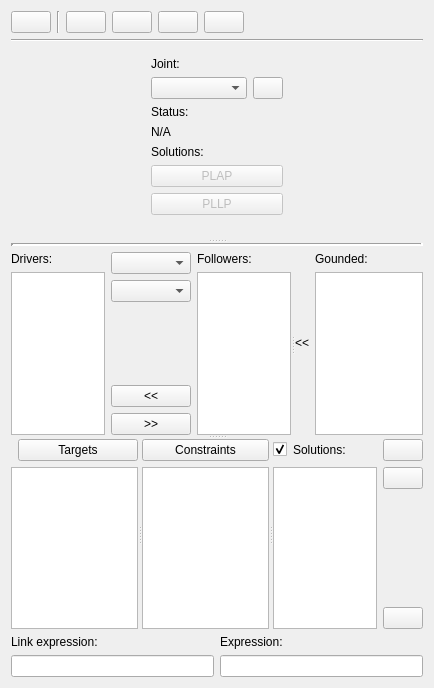
<?xml version="1.0" encoding="UTF-8"?>
<ui version="4.0">
 <class>Form</class>
 <widget class="QWidget" name="Form">
  <property name="geometry">
   <rect>
    <x>0</x>
    <y>0</y>
    <width>434</width>
    <height>688</height>
   </rect>
  </property>
  <property name="windowTitle">
   <string>Form</string>
  </property>
  <property name="windowIcon">
   <iconset resource="../../../icons.qrc">
    <normaloff>:/icons/triangular-iteration.png</normaloff>:/icons/triangular-iteration.png</iconset>
  </property>
  <layout class="QVBoxLayout" name="verticalLayout_12">
   <item>
    <layout class="QHBoxLayout" name="horizontalLayout_4">
     <item>
      <widget class="QPushButton" name="add_collection_button">
       <property name="statusTip">
        <string>Turn this structure diagram back to structure collections.</string>
       </property>
       <property name="icon">
        <iconset resource="../../../icons.qrc">
         <normaloff>:/icons/structure.png</normaloff>:/icons/structure.png</iconset>
       </property>
      </widget>
     </item>
     <item>
      <widget class="Line" name="line_5">
       <property name="orientation">
        <enum>Qt::Vertical</enum>
       </property>
      </widget>
     </item>
     <item>
      <widget class="QPushButton" name="load_button">
       <property name="statusTip">
        <string>Triangular iteration data and common structure data collections.</string>
       </property>
       <property name="icon">
        <iconset resource="../../../icons.qrc">
         <normaloff>:/icons/collections.png</normaloff>:/icons/collections.png</iconset>
       </property>
      </widget>
     </item>
     <item>
      <widget class="QPushButton" name="clear_button">
       <property name="statusTip">
        <string>Create a new iteration profile.</string>
       </property>
       <property name="icon">
        <iconset resource="../../../icons.qrc">
         <normaloff>:/icons/clean.png</normaloff>:/icons/clean.png</iconset>
       </property>
      </widget>
     </item>
     <item>
      <widget class="QPushButton" name="save_button">
       <property name="statusTip">
        <string>Save this iteration profile to data collections.</string>
       </property>
       <property name="icon">
        <iconset resource="../../../icons.qrc">
         <normaloff>:/icons/savefile.png</normaloff>:/icons/savefile.png</iconset>
       </property>
      </widget>
     </item>
     <item>
      <widget class="QPushButton" name="clipboard_button">
       <property name="statusTip">
        <string>Save this iteration profile to clipboard as a string.</string>
       </property>
       <property name="icon">
        <iconset resource="../../../icons.qrc">
         <normaloff>:/icons/copy.png</normaloff>:/icons/copy.png</iconset>
       </property>
      </widget>
     </item>
     <item>
      <spacer name="horizontalSpacer">
       <property name="orientation">
        <enum>Qt::Horizontal</enum>
       </property>
       <property name="sizeHint" stdset="0">
        <size>
         <width>40</width>
         <height>20</height>
        </size>
       </property>
      </spacer>
     </item>
    </layout>
   </item>
   <item>
    <widget class="Line" name="line">
     <property name="orientation">
      <enum>Qt::Horizontal</enum>
     </property>
    </widget>
   </item>
   <item>
    <widget class="QSplitter" name="splitter">
     <property name="orientation">
      <enum>Qt::Vertical</enum>
     </property>
     <widget class="QWidget" name="horizontalLayoutWidget">
      <layout class="QHBoxLayout" name="main_layout">
       <property name="spacing">
        <number>0</number>
       </property>
       <item>
        <widget class="QWidget" name="joint_panel" native="true">
         <property name="maximumSize">
          <size>
           <width>150</width>
           <height>16777215</height>
          </size>
         </property>
         <layout class="QVBoxLayout" name="verticalLayout_6">
          <item>
           <widget class="QLabel" name="joint_name_label">
            <property name="text">
             <string>Joint:</string>
            </property>
           </widget>
          </item>
          <item>
           <layout class="QHBoxLayout" name="horizontalLayout_5">
            <item>
             <widget class="QComboBox" name="joint_name">
              <property name="statusTip">
               <string>Choose a joint tag to see it's status.</string>
              </property>
             </widget>
            </item>
            <item>
             <widget class="QPushButton" name="add_customization">
              <property name="maximumSize">
               <size>
                <width>30</width>
                <height>16777215</height>
               </size>
              </property>
              <property name="statusTip">
               <string>Customize joints and multiple joints option interface.</string>
              </property>
              <property name="icon">
               <iconset resource="../../../icons.qrc">
                <normaloff>:/icons/properties.png</normaloff>:/icons/properties.png</iconset>
              </property>
             </widget>
            </item>
           </layout>
          </item>
          <item>
           <widget class="QLabel" name="status_show_label">
            <property name="text">
             <string>Status:</string>
            </property>
           </widget>
          </item>
          <item>
           <widget class="QLabel" name="status_show">
            <property name="statusTip">
             <string>Each joint should have a solution to find out it's position.</string>
            </property>
            <property name="text">
             <string>N/A</string>
            </property>
           </widget>
          </item>
          <item>
           <widget class="QLabel" name="solution_label">
            <property name="text">
             <string>Solutions:</string>
            </property>
           </widget>
          </item>
          <item>
           <widget class="QPushButton" name="PLAP_solution">
            <property name="enabled">
             <bool>false</bool>
            </property>
            <property name="text">
             <string>PLAP</string>
            </property>
           </widget>
          </item>
          <item>
           <widget class="QPushButton" name="PLLP_solution">
            <property name="enabled">
             <bool>false</bool>
            </property>
            <property name="text">
             <string>PLLP</string>
            </property>
           </widget>
          </item>
          <item>
           <spacer name="verticalSpacer">
            <property name="orientation">
             <enum>Qt::Vertical</enum>
            </property>
            <property name="sizeHint" stdset="0">
             <size>
              <width>20</width>
              <height>40</height>
             </size>
            </property>
           </spacer>
          </item>
         </layout>
        </widget>
       </item>
      </layout>
     </widget>
     <widget class="QWidget" name="verticalLayoutWidget_2">
      <layout class="QVBoxLayout" name="verticalLayout_7">
       <item>
        <widget class="Line" name="line_3">
         <property name="lineWidth">
          <number>3</number>
         </property>
         <property name="orientation">
          <enum>Qt::Horizontal</enum>
         </property>
        </widget>
       </item>
       <item>
        <widget class="QSplitter" name="splitter_4">
         <property name="orientation">
          <enum>Qt::Vertical</enum>
         </property>
         <widget class="QSplitter" name="splitter_3">
          <property name="orientation">
           <enum>Qt::Horizontal</enum>
          </property>
          <widget class="QWidget" name="layoutWidget">
           <layout class="QHBoxLayout" name="horizontalLayout">
            <item>
             <layout class="QVBoxLayout" name="verticalLayout_2">
              <item>
               <widget class="QLabel" name="driver_label">
                <property name="text">
                 <string>Drivers:</string>
                </property>
               </widget>
              </item>
              <item>
               <widget class="QListWidget" name="driver_list">
                <property name="statusTip">
                 <string>These joints will setup an revolute input. The number of them as same as DOF.</string>
                </property>
               </widget>
              </item>
             </layout>
            </item>
            <item>
             <layout class="QVBoxLayout" name="verticalLayout_11">
              <item>
               <widget class="QComboBox" name="driver_base"/>
              </item>
              <item>
               <widget class="QComboBox" name="driver_rotator"/>
              </item>
              <item>
               <spacer name="verticalSpacer_3">
                <property name="orientation">
                 <enum>Qt::Vertical</enum>
                </property>
                <property name="sizeHint" stdset="0">
                 <size>
                  <width>20</width>
                  <height>40</height>
                 </size>
                </property>
               </spacer>
              </item>
              <item>
               <widget class="QPushButton" name="driver_add">
                <property name="text">
                 <string>&lt;&lt;</string>
                </property>
               </widget>
              </item>
              <item>
               <widget class="QPushButton" name="follower_add">
                <property name="text">
                 <string>&gt;&gt;</string>
                </property>
               </widget>
              </item>
             </layout>
            </item>
            <item>
             <layout class="QVBoxLayout" name="verticalLayout_4">
              <item>
               <widget class="QLabel" name="follower_label">
                <property name="text">
                 <string>Followers:</string>
                </property>
               </widget>
              </item>
              <item>
               <widget class="QListWidget" name="follower_list">
                <property name="statusTip">
                 <string>These joints are on the grounded link, the position of them will generate. So they are don't need to have a solution.</string>
                </property>
               </widget>
              </item>
             </layout>
            </item>
           </layout>
          </widget>
          <widget class="QWidget" name="layoutWidget">
           <layout class="QHBoxLayout" name="horizontalLayout_2">
            <item>
             <widget class="QLabel" name="label">
              <property name="text">
               <string>&lt;&lt;</string>
              </property>
             </widget>
            </item>
            <item>
             <layout class="QVBoxLayout" name="verticalLayout_15">
              <item>
               <widget class="QLabel" name="grounded_label">
                <property name="text">
                 <string>Gounded:</string>
                </property>
               </widget>
              </item>
              <item>
               <widget class="QListWidget" name="grounded_list">
                <property name="statusTip">
                 <string>Set a link as the ground. Existing solutions will be reset.</string>
                </property>
               </widget>
              </item>
             </layout>
            </item>
           </layout>
          </widget>
         </widget>
         <widget class="QSplitter" name="splitter_2">
          <property name="orientation">
           <enum>Qt::Horizontal</enum>
          </property>
          <widget class="QWidget" name="layoutWidget">
           <layout class="QVBoxLayout" name="verticalLayout_3">
            <item>
             <layout class="QHBoxLayout" name="horizontalLayout_7">
              <property name="spacing">
               <number>0</number>
              </property>
              <item>
               <widget class="QLabel" name="target_label">
                <property name="sizePolicy">
                 <sizepolicy hsizetype="Fixed" vsizetype="Preferred">
                  <horstretch>0</horstretch>
                  <verstretch>0</verstretch>
                 </sizepolicy>
                </property>
               </widget>
              </item>
              <item>
               <widget class="QPushButton" name="target_button">
                <property name="text">
                 <string>Targets</string>
                </property>
               </widget>
              </item>
             </layout>
            </item>
            <item>
             <widget class="QListWidget" name="target_list">
              <property name="statusTip">
               <string>Target points will match as the target path of dimensional synthesis.</string>
              </property>
             </widget>
            </item>
           </layout>
          </widget>
          <widget class="QWidget" name="layoutWidget">
           <layout class="QVBoxLayout" name="verticalLayout_5">
            <item>
             <widget class="QPushButton" name="constraints_button">
              <property name="text">
               <string>Constraints</string>
              </property>
             </widget>
            </item>
            <item>
             <widget class="QListWidget" name="constraint_list">
              <property name="statusTip">
               <string>Four bar loop to apply Gruebler's Equation.</string>
              </property>
             </widget>
            </item>
           </layout>
          </widget>
          <widget class="QWidget" name="layoutWidget">
           <layout class="QVBoxLayout" name="verticalLayout_10">
            <item>
             <layout class="QHBoxLayout" name="horizontalLayout_6">
              <item>
               <widget class="QCheckBox" name="show_solutions">
                <property name="sizePolicy">
                 <sizepolicy hsizetype="Fixed" vsizetype="Fixed">
                  <horstretch>0</horstretch>
                  <verstretch>0</verstretch>
                 </sizepolicy>
                </property>
                <property name="statusTip">
                 <string>Show triangle sketch on preview window.</string>
                </property>
                <property name="checked">
                 <bool>true</bool>
                </property>
               </widget>
              </item>
              <item>
               <widget class="QLabel" name="expression_list_label">
                <property name="text">
                 <string>Solutions:</string>
                </property>
               </widget>
              </item>
              <item>
               <spacer name="horizontalSpacer_2">
                <property name="orientation">
                 <enum>Qt::Horizontal</enum>
                </property>
                <property name="sizeHint" stdset="0">
                 <size>
                  <width>40</width>
                  <height>20</height>
                 </size>
                </property>
               </spacer>
              </item>
              <item>
               <widget class="QPushButton" name="expression_auto">
                <property name="statusTip">
                 <string>Auto configure solutions.</string>
                </property>
                <property name="icon">
                 <iconset resource="../../../icons.qrc">
                  <normaloff>:/icons/guide.png</normaloff>:/icons/guide.png</iconset>
                </property>
               </widget>
              </item>
             </layout>
            </item>
            <item>
             <layout class="QHBoxLayout" name="horizontalLayout_8">
              <item>
               <widget class="QListWidget" name="expression_list">
                <property name="statusTip">
                 <string>Solutions to find all the positions of joints.</string>
                </property>
               </widget>
              </item>
              <item>
               <layout class="QVBoxLayout" name="verticalLayout_9">
                <item>
                 <widget class="QPushButton" name="expression_clear">
                  <property name="statusTip">
                   <string>Clear all the solutions.</string>
                  </property>
                  <property name="icon">
                   <iconset resource="../../../icons.qrc">
                    <normaloff>:/icons/clean.png</normaloff>:/icons/clean.png</iconset>
                  </property>
                 </widget>
                </item>
                <item>
                 <spacer name="verticalSpacer_2">
                  <property name="orientation">
                   <enum>Qt::Vertical</enum>
                  </property>
                  <property name="sizeHint" stdset="0">
                   <size>
                    <width>20</width>
                    <height>40</height>
                   </size>
                  </property>
                 </spacer>
                </item>
                <item>
                 <widget class="QPushButton" name="expression_pop">
                  <property name="statusTip">
                   <string>Remove the last solution.</string>
                  </property>
                  <property name="icon">
                   <iconset resource="../../../icons.qrc">
                    <normaloff>:/icons/arrow_up.png</normaloff>:/icons/arrow_up.png</iconset>
                  </property>
                 </widget>
                </item>
               </layout>
              </item>
             </layout>
            </item>
           </layout>
          </widget>
         </widget>
        </widget>
       </item>
       <item>
        <layout class="QHBoxLayout" name="horizontalLayout_3">
         <item>
          <layout class="QVBoxLayout" name="verticalLayout">
           <item>
            <widget class="QLabel" name="link_expression_label">
             <property name="text">
              <string>Link expression:</string>
             </property>
            </widget>
           </item>
           <item>
            <widget class="QLineEdit" name="link_expr_show">
             <property name="statusTip">
              <string>Link relative expression.</string>
             </property>
             <property name="readOnly">
              <bool>true</bool>
             </property>
            </widget>
           </item>
          </layout>
         </item>
         <item>
          <layout class="QVBoxLayout" name="verticalLayout_8">
           <item>
            <widget class="QLabel" name="expression_label">
             <property name="text">
              <string>Expression:</string>
             </property>
            </widget>
           </item>
           <item>
            <widget class="QLineEdit" name="expr_show">
             <property name="statusTip">
              <string>Triangular iteration expression.</string>
             </property>
             <property name="readOnly">
              <bool>true</bool>
             </property>
            </widget>
           </item>
          </layout>
         </item>
        </layout>
       </item>
      </layout>
     </widget>
    </widget>
   </item>
  </layout>
  <zorder>splitter</zorder>
  <zorder></zorder>
  <zorder>line</zorder>
 </widget>
 <resources>
  <include location="../../../icons.qrc"/>
 </resources>
 <connections/>
</ui>
